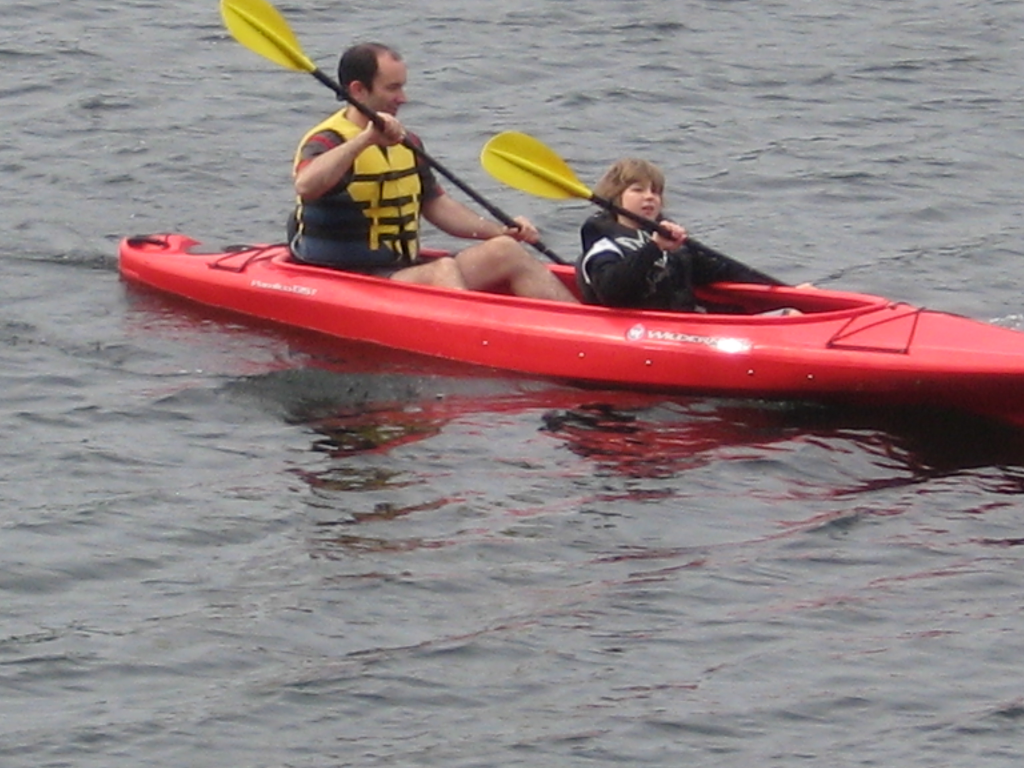
//> input picture kayak2012.JPG, 3072 x 2304 px (shown at 1/3 size)
$ ./main   (built with g++ and OpenCV 4)
//> lines starting //> are read from the running program, lines starting //| are printed output that depends on the picture
/**
 * OpenCVTimeTravel
 * @author Matt Norby
 * May 5, 2018
 * This program takes two images as input.
 * The first is a photo of two kayakers in Indiana, USA from 2012.
 * The second is a photo of a tourist in Koln, Germany from 1997.
 * The tourist is one of the kayakers.
 * The program allows the user to lasso-select a portion of the
 * kayak photo to seamlessly clone into the 1997 photo.
 * Some additional tricks (blurring, saving/restoring foreground pixels)
 * are used to make the photo a bit more realistic.
 */

#include <opencv2/core/core.hpp>
#include <opencv2/imgproc/imgproc.hpp>
#include <opencv2/highgui/highgui.hpp>
#include <opencv2/imgcodecs/imgcodecs.hpp>
#include <opencv2/photo/photo.hpp>
#include <iostream>
using namespace cv;
using namespace std;

vector<Point2i> pts;

#define RESIZE_FACTOR 8
//#define USE_HARDCODED_POINTS 1

void handleMouseEvent(int event, int x, int y, int flags, void* userdata) {
    // When the user left-clicks...
    if (event == EVENT_LBUTTONDOWN) {
        // Log the location of the click, and add it to a vector.
        cout << "Left button of the mouse is clicked - position (" << x << ", " << y << ")" << endl;
        pts.push_back(Point2i(x, y));
    }
}

int main(int argc, char *argv[]) {
    // Load the kayak image from disk
    Mat img = imread("kayak2012.jpg", CV_LOAD_IMAGE_COLOR);
//> img is the input picture: 2304 rows x 3072 cols, CV_8UC3; mean B, G, R 130.7, 129.5, 145.5
    if (img.empty()) {
        cout << "Cannot open image: kayak2012.jpg" << endl;
        return -1;
    }

    // Resize the image, so that the kayak is a believable size.
    cout << "Resize the source image" << endl;
    resize(img, img, Size2i(img.cols / RESIZE_FACTOR, img.rows / RESIZE_FACTOR));
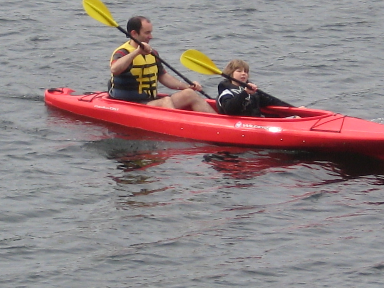
//> img: 288 rows x 384 cols, CV_8UC3; mean B, G, R 130.7, 129.5, 145.6

    // The photo of the kayak is in better focus than the target image.
    // Blur the kayak to compensate.
    cout << "Blur the source image" << endl;
    Mat blurImg = img.clone();
    blur(img, blurImg, Size(3, 3));
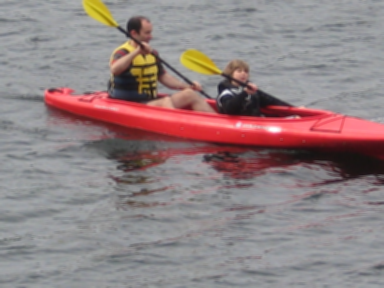
//> blurImg: 288 rows x 384 cols, CV_8UC3; mean B, G, R 130.7, 129.5, 145.6

    // Seamless cloning will attempt to blend colors around the edges,
    // but not so much in the middle.  Because the water colors are a bit
    // different, we need to darken the water in the kayak photo.  To do that,
    // we use a lookup table.  OpenCV applies it to each channel (RGB).
    // The approach used here is based on observations of pixel values from
    // the kayak water (RGB 100..180) and the Koln water (RGB 100..140).
    cout << "Apply color lookup table to source image" << endl;
    Mat lookupTable(1, 256, CV_8U);
    uchar* ltPtr = lookupTable.ptr();
    for (int i = 0; i < 256; i++) {
        if (i <= 100 || i > 180) {
            // Values outside our range of interest are unchanged
            ltPtr[i] = i;
        } else {
            // Ex. 140 --> 120, 160 --> 130, 180 --> 140
            ltPtr[i] = ((i - 100) / 2) + 100;
        }
    }
    LUT(blurImg, lookupTable, img);
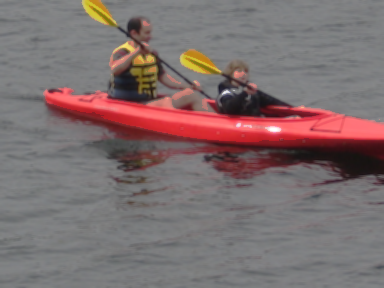
//> img: 288 rows x 384 cols, CV_8UC3; mean B, G, R 110.8, 110.4, 126.5

    cout << "Obtain source image mask" << endl;
#ifdef USE_HARDCODED_POINTS
    // These points were used to generate the clone.jpg in the repo.
    pts.push_back(Point2i(383, 196));
    pts.push_back(Point2i(239, 199));
    pts.push_back(Point2i(136, 211));
    pts.push_back(Point2i( 26, 103));
    pts.push_back(Point2i( 71,   1));
    pts.push_back(Point2i(124,   1));
    pts.push_back(Point2i(383, 104));
#else
    // Show the kayak, and let the user click points in the image.
    // When the user presses any key on the keyboard, cloning proceeds.
    // For best results, the user should loosely lasso the kayak,
    // paddlers, and the reflection in the water.
    namedWindow("Kayak", CV_WINDOW_AUTOSIZE);
    setMouseCallback("Kayak", handleMouseEvent, 0);
    imshow("Kayak", img);
    waitKey(0);
    setMouseCallback("Kayak", 0, 0);
#endif // USE_HARDCODED_POINTS

    // We need at least three points for a polygonal region.
    if (pts.size() >= 3) {
        // Create a mask from a filled polygon whose vertices are the selected points.
        // We will use the mask to limit the area affected by the seamless cloning routine.
        Mat mouseMask(img.size(), img.type(), Scalar(0, 0, 0));
        vector<vector<Point2i> > mouseContours;
        mouseContours.push_back(pts);
        drawContours(mouseMask, mouseContours, 0, Scalar(255, 255, 255), CV_FILLED);

        // Show the user the region of the kayak that was actually selected.
        cout << "Show source image mask" << endl;
        Mat selectedRegion(img.size(), img.type(), Scalar(0, 0, 0));
        bitwise_and(img, mouseMask, selectedRegion);
        namedWindow("Selected Region", CV_WINDOW_AUTOSIZE);
        imshow("Selected Region", selectedRegion);

        // Load the target image
        cout << "Load target image" << endl;
        Mat imgTarget = imread("koln1997.jpg", IMREAD_COLOR);
        if (imgTarget.empty()) {
            cout << "Cannot open image: koln1997.jpg" << endl;
            return -1;
        }

        // Because the front of the kayak is missing, we will place the
        // kayak in the 1997 image, where the front will be occluded
        // by the tourist in the foreground.  But that creates a problem
        // for seamless cloning, which wants to mix colors near the seam.
        // Create a mask for the foreground portion of the target image.
        // We will restore this area after cloning.
        // Because the tolerances are lower for these selections, the
        // pixels were selected via mouse, and hardcoded here.
        cout << "Create a mask for the foreground of the target image" << endl;
        vector<vector<Point2i> > fgContours;
        vector<Point2i> fgPts;
        fgPts.push_back(Point2i(860, 1184));
        fgPts.push_back(Point2i(848, 1112));
        fgPts.push_back(Point2i(844, 1060));
        fgPts.push_back(Point2i(832, 980));
        fgPts.push_back(Point2i(836, 916));
        fgPts.push_back(Point2i(828, 908));
        fgPts.push_back(Point2i(856, 796));
        fgPts.push_back(Point2i(912, 748));
        fgPts.push_back(Point2i(1084, 748));
        fgPts.push_back(Point2i(1084, 1180));
        fgContours.push_back(fgPts);
        Mat fgMask(imgTarget.size(), imgTarget.type(), Scalar(0, 0, 0));
        drawContours(fgMask, fgContours, 0, Scalar(255, 255, 255), CV_FILLED);

        cout << "Seamless cloning in progress" << endl;
        Mat imgFinal;
        Point2i centerPt(imgTarget.cols * 2 / 5, imgTarget.rows * 3 / 4);
        seamlessClone(img, imgTarget, mouseMask, centerPt, imgFinal, NORMAL_CLONE);

        // Restore the foreground portion, using the mask we created earlier.
        cout << "Restore foreground portion of target image" << endl;
        imgTarget.copyTo(imgFinal, fgMask);

        cout << "Write output image to file" << endl;
        imwrite("clone.jpg", imgFinal);

        cout << "Resize and show final image" << endl;
        resize(imgFinal, imgFinal, Size2i(imgFinal.cols / 2, imgFinal.rows / 2));
        namedWindow("Clone", CV_WINDOW_AUTOSIZE);
        imshow("Clone", imgFinal);
        waitKey(0);
    }

    return 0;
}
